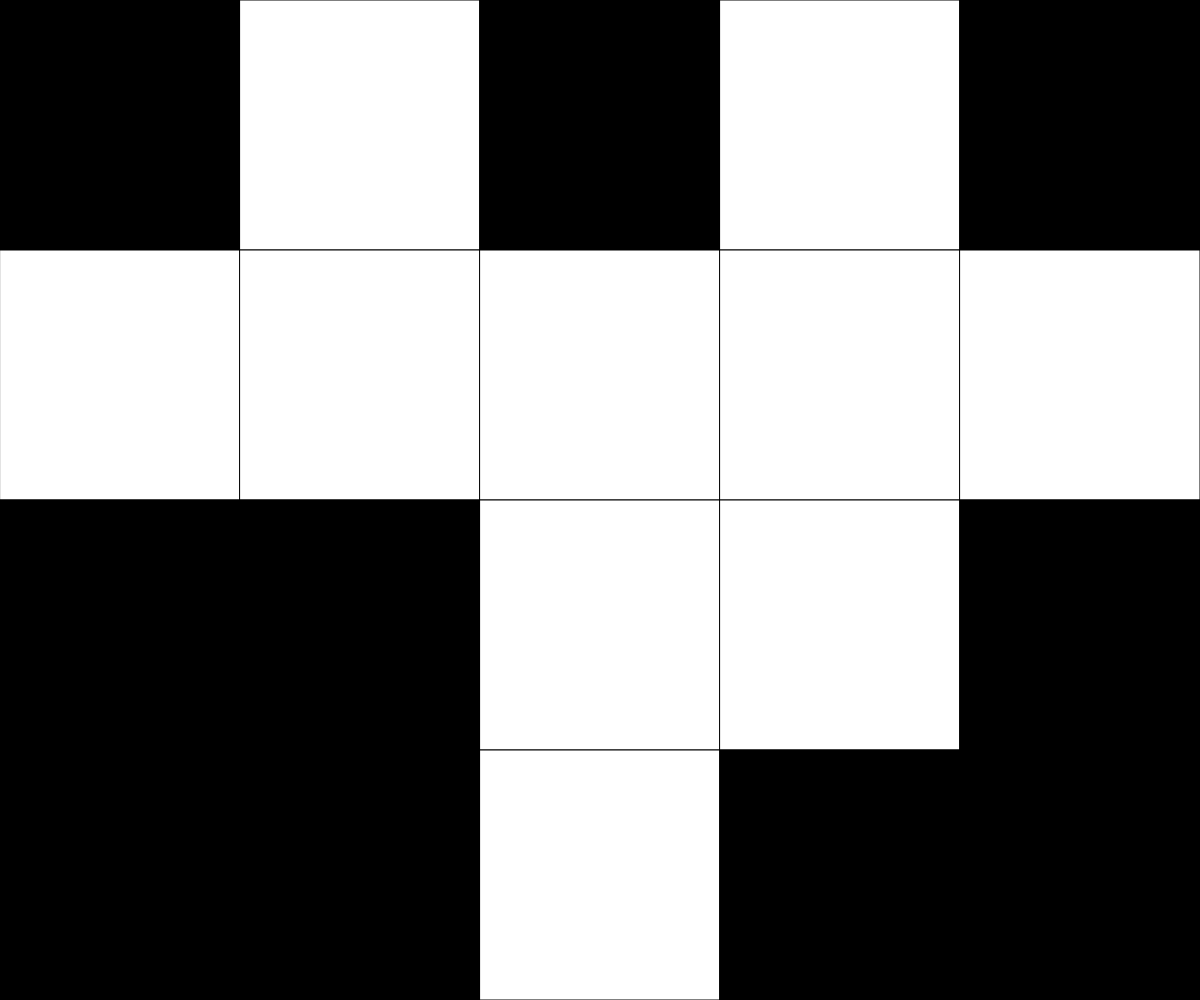
Frame 1 (no input)
Frame 60 (no input): identical to frame 1, image omitted
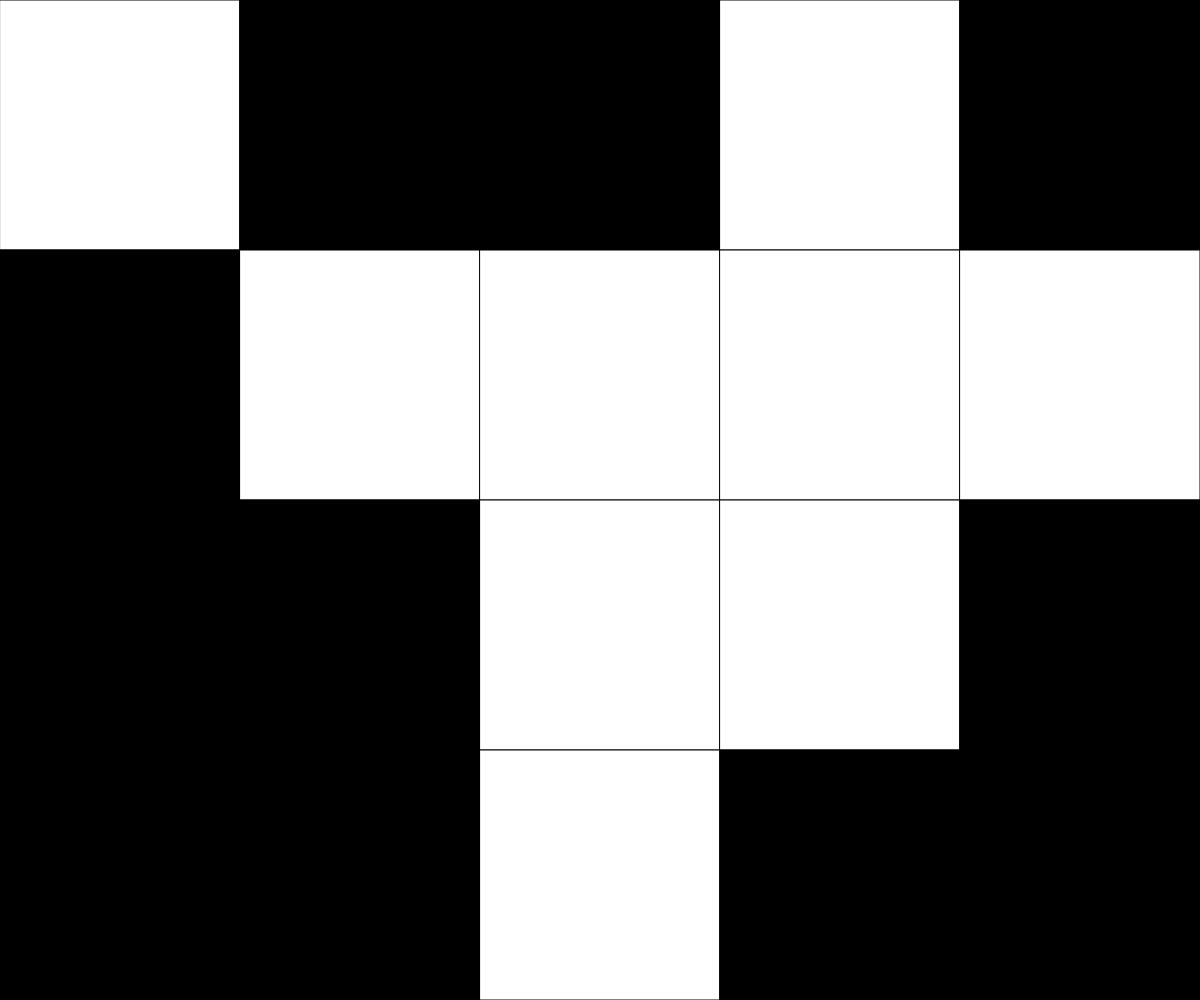
Frame 120 (the mouse pressed at the canvas centre since frame 60)

The p5.js sketch that drew these frames (run headless with seeded random() and noise() and a simulated clock; from frame 60 on, the mouse is pressed at the canvas centre):

// p5.js sketch
// ── sketch.js
let NUM_ROWS = 4;
let NUM_COLS = 5;
let rectWidth, rectHeight;
let currentRow, currentCol;
let gridData = [[0,0,0,0,0],
                [0,0,0,0,0],
                [0,255,0,0,0],
                [255,255,255,0,0]];




function setup() {
  // Determine the size of each square. Could use windowHeight,windowHeight  for Canvas to keep a square aspect ratio
  createCanvas(windowWidth, windowHeight);
  rectWidth = width/NUM_COLS;
  rectHeight = height/NUM_ROWS;
  for (let y = 0; y < NUM_ROWS; y++){
    for (let x = 0; x < NUM_COLS; x++){
      gridData[y][x] = tile();
      print (gridData[y][x]);
    }
  }
}

function draw() {
  background(220);
  determineActiveSquare();   //figure out which tile the mouse cursor is over
  drawGrid();                //render the current game board to the screen (and the overlay)
  if (checkWin0() === true){
    fill(0,255,0);
    rect(0,0,width,height);
  }
  if (checkWin255() === true){
    fill(0,255,0);
    rect(0,0,width,height);
  }
}

function tile(){
  c = round(random(0,1));
  if (c === 1){
    return 0;
  }
  if (c === 0){
    return 255;
  }
}


function mousePressed(){
  // cross-shaped pattern flips on a mouseclick. Boundary conditions are checked within the flip function to ensure in-bounds access for array
  if (keyIsDown(SHIFT) === true){
    flip(currentCol, currentRow);
  }
  else{
    flip(currentCol, currentRow);
    flip(currentCol-1, currentRow);
    flip(currentCol+1, currentRow);
    flip(currentCol, currentRow-1);
    flip(currentCol, currentRow+1);
  }
  
  
}

function flip(col, row){
  // given a column and row for the 2D array, flip its value from 0 to 255 or 255 to 0
  // conditions ensure that the col and row given are valid and exist for the array. If not, no operations take place.
  if (col >= 0 && col < NUM_COLS ){
    if (row >= 0 && row < NUM_ROWS){
      if (gridData[row][col] === 0) gridData[row][col] = 255;
      else gridData[row][col] = 0;
    }
  }
}

function determineActiveSquare(){
  // An expression to run each frame to determine where the mouse currently is.
  currentRow = int(mouseY / rectHeight);
  currentCol = int(mouseX / rectWidth);
}

function drawGrid(){
  // Render a grid of squares - fill color set according to data stored in the 2D array
  for (let x = 0; x < NUM_COLS ; x++){
    for (let y = 0; y < NUM_ROWS; y++){
      fill(gridData[y][x]); 
      rect(x*rectWidth, y*rectHeight, rectWidth, rectHeight);
    }
  }
}

function checkWin0(){
  for (let y = 0; y < NUM_ROWS; y ++){
    for (let x = 0; x < NUM_COLS; x++){
      if (gridData[y][x] === 255){
        return false;
      }
    }
  }
  return true;
}

function checkWin255(){
  for (let y = 0; y < NUM_ROWS; y ++){
    for (let x = 0; x < NUM_COLS; x++){
      if (gridData[y][x] === 0){
        return false;
      }
    }
  }
  return true;
}
